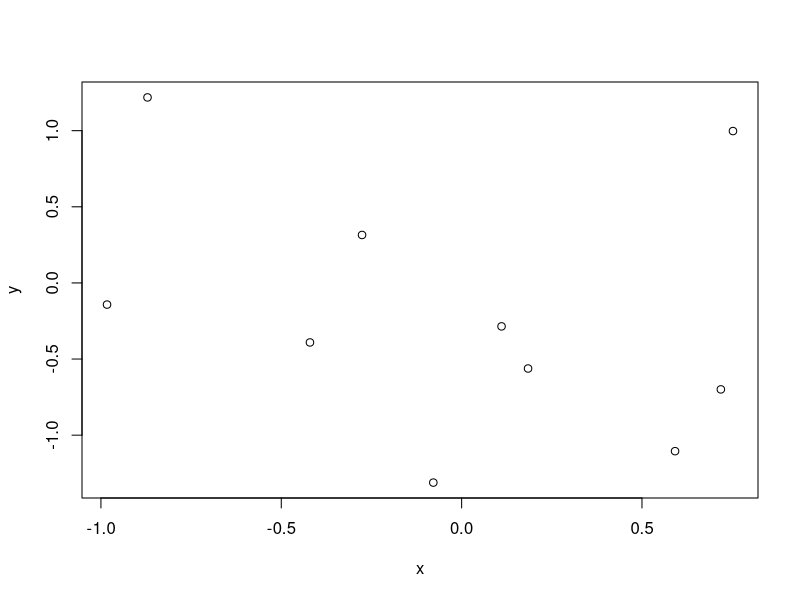
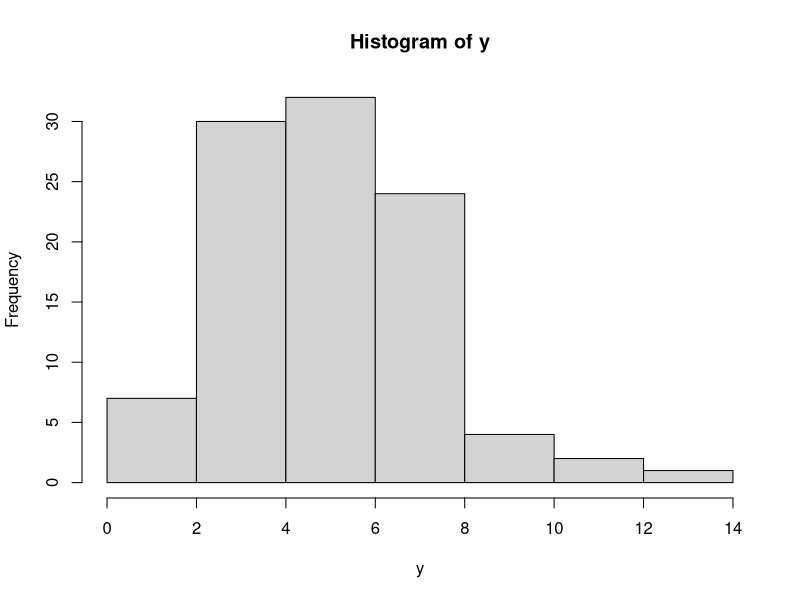
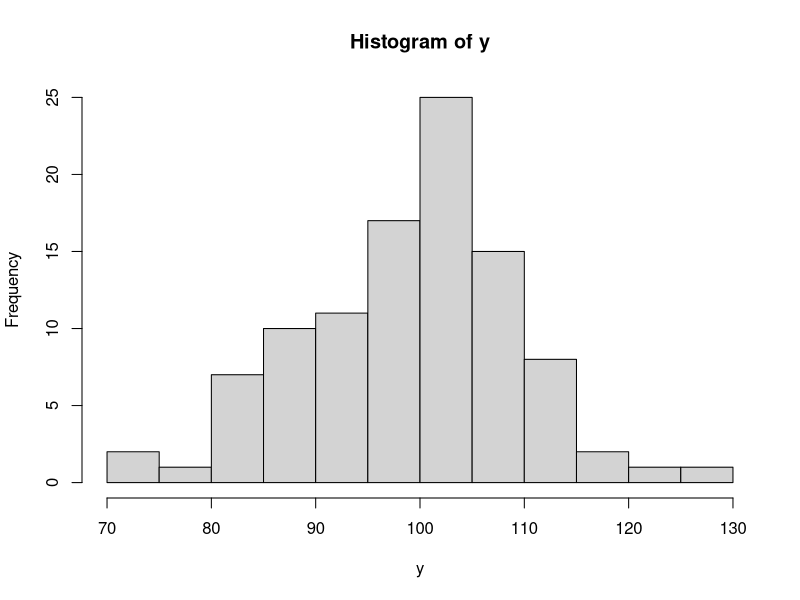
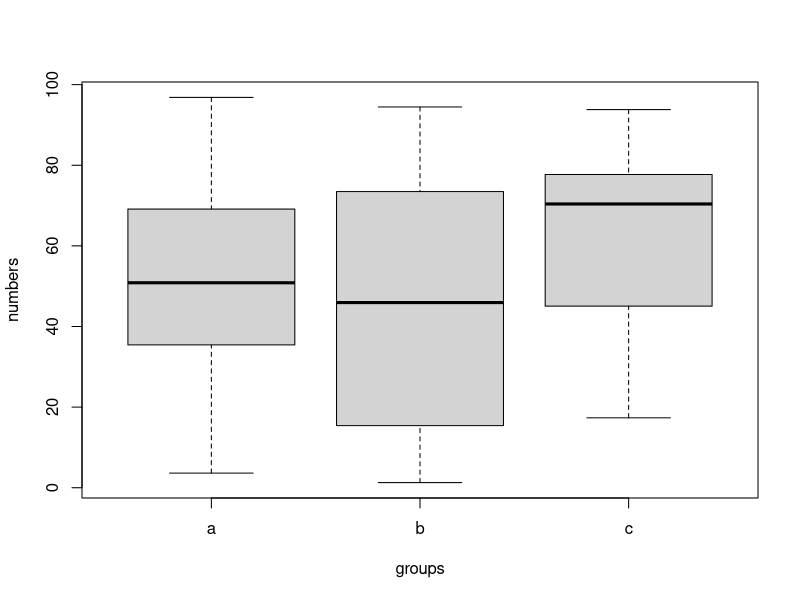
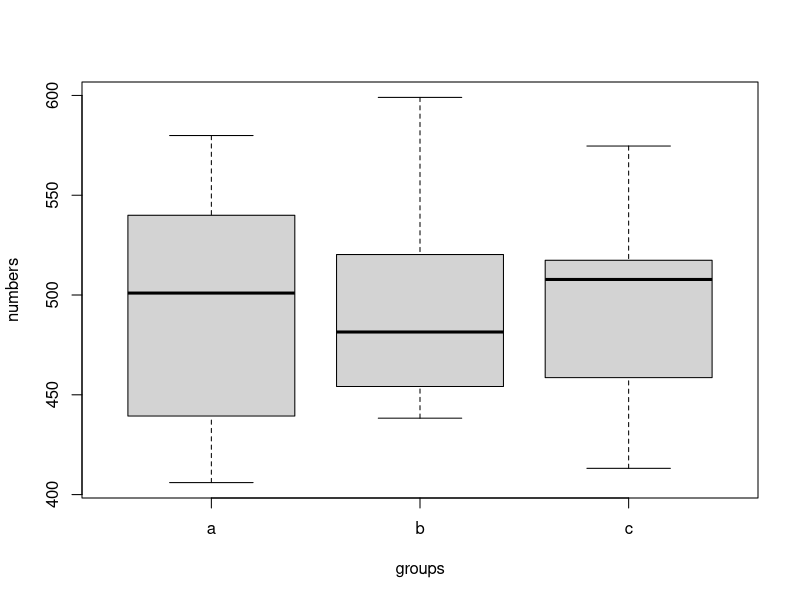
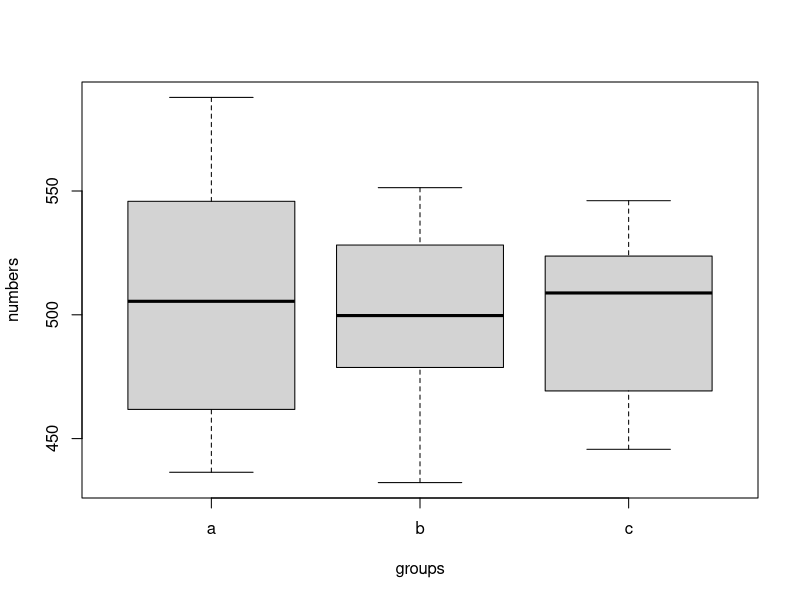
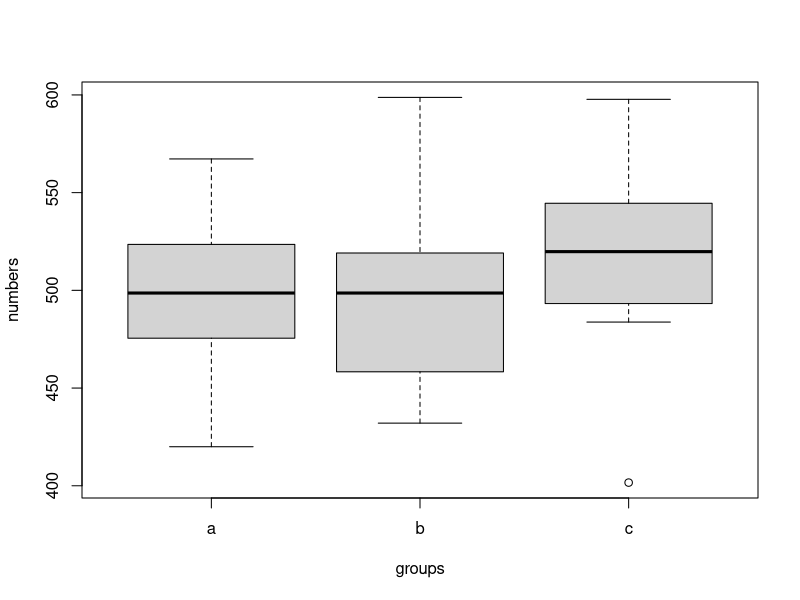
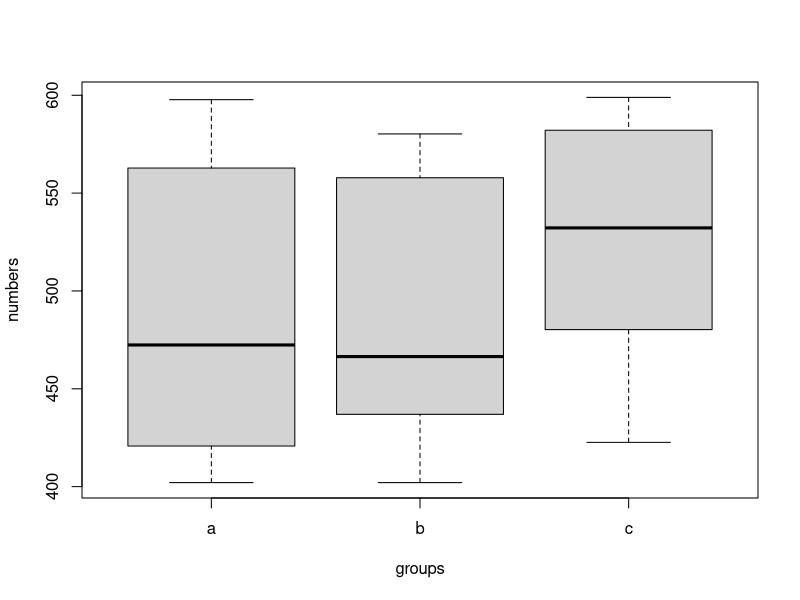

Write the R code that produced these figures, in order.
#========================================================================
#===============================INDEX====================================
#========================================================================

#1.) Working Directory and File Storage
#2.) Data Simulation
  #a.) numeric continuous - rnorm()
  #b.) numeric continuous - runif()
  #c.) numeric discrete - rpois()
  #d.) charecter - rep() and letter[]
  #e.) generating data sets
  #f.) repeatedly generate data sets - replicate()
#3.) Playing with t-tests
#4.) Playing with ANOVA


#============================WD and File Storage=========================

#get working directory
wd <- getwd()
wd

# folders for storing data outputs and figures
# store names of the folders in an object
output.folder.names <- c("figures", "data.output")
# and make the folders if they don't exist yet. 
for(i in 1:length(output.folder.names)) 
  if(file.exists(output.folder.names[i])== FALSE) 
    dir.create(output.folder.names[i])

#path to figures folder
path.figures <- paste(wd,"/",output.folder.names[1],"/", sep= "")

#path to data output folder
path.data.output <- paste(wd,"/",output.folder.names[2],"/", sep= "")


#===============================Data Simulation=============================

#--------------rnorm()-----------------

#numeric continous

#rnorm generates random numbers in a normal distribution
#rnorm(n, mean= x, sd= y)
#rnor(n) assumes a standard normal distribution (mu=0, SD=1)
rnorm(5)
rnorm(5, mean= 50, sd= 5)

#set.seed() for creating a reproducible, randomly generated vector
#example with 2 seeds
set.seed(16)
rnorm(5)

set.seed(7)
rnorm(5)

set.seed(16)
rnorm(5)

set.seed(7)
rnorm(5)

#pull numbers from 3 distribution with different means (and place in 1 vector)
rnorm(n= 10, mean= c(0, 5, 20), sd= 1)

#now vary the sd as well
rnorm(n= 10, mean= c(0, 5, 20), sd= c(1, 5, 20) )

#use rnorm() to run a test
#check for coorilations between two randomly generated vectors
#(run whole sequence several times, just for fun)
x= rnorm(n= 10, mean= 0, sd= 1)
y= rnorm(n= 10, mean= 0, sd= 1)
plot(y ~ x)
cor(y, x)


#--------------runif()-----------------

#numeric continous

#runif() generates possitive, continuous numbers within a range
#runif(n, min= x, max= y)
#runif(n) assumes min= 0 and max= 1
runif(5)
runif(5, min= 50, max= 70)

#use runif() to run a test
#response variable= y, explanitory variable= x1
y= rnorm(n= 100, mean= 0, sd= 1)
x1= runif(n= 100, min= 1, max= 2)
head(x1)

#create a second explanitory variable (x2)
x2= runif(n= 100, min= 200, max= 300)
head(x2)

#fit to linear model
lm(y ~ x1 + x2)
#note that the coefficent for x2, which has a larger magnitude, is smaller
#the change in y for a "1-unit-increase" in x is reletive to the units/
#magnitude of x


#--------------rpois()-----------------

#numeric discrete

#rpois() generates random discrete integers from a poisson distribution
#rpois(n, lambda) (where lambda is the mean and cannot be left blacnk)
rpois(5, lambda= 2.5)

#explore the poisson distribution
y= rpois(100, lambda= 5)
summary(y)
hist(y)
#note that it is right skewed (in this case), not normal
#note also that the skew will be different everytime I/anyone runs this

#more exploration
y= rpois(100, lambda= 100)
summary(y)
hist(y)
#note that this disttribution is more symentrical (normal)


#--------------rep() and letters[]-----------------

#charecter

#letters[x:y] (or LETTERS[x:y] for capittals)
#print groups or levels labled with the letters of the alphabet
letters[1:26]
LETTERS[3:17]
#note that if your range is larger than 26, you get NA's after 26

#repete each element of a vector n times with rep()
#when the second input is unspecified, it defaults to "times" (see below)
rep(1:10, 2)

#each= repeat each element n times in order of elements
rep(letters[1:2], each= 3)

#times= repeat the whole vector in order n times
rep(letters[1:2], times= 3)

#you can also use times to print each element a different (defined) n times
rep(letters[1:2], times= c(2, 4) )

#length.out= repeat each element (in order) until vector= length n
rep(letters[1:2], length.out= 5)

#combine each and times to print each element n times and then-
#repeat that vector n2 times
rep(letters[1:2], each= 2, times= 3)

#combine each and length.out to print each element n times and then-
#repete that pattern until a vector length of n2 is reached
rep(letters[1:2], each= 2, length.out= 7)


#--------------generating data sets-------------------------

#___________________________________________________________________________
###create a data frame with catagorical and numeric (continous) variables###
#in this data frame, there are no differences between groups (same mean and SD)
data.frame(group= rep(letters[1:2], each= 3),
           response= rnorm(6, mean= 0, sd= 1) )

#alternitive notation of the above (I switch to this as difficulty increases)
group <- rep(letters[1:2], each= 3)
response <- rnorm(6, mean= 0, sd= 1)
data.frame(group, response)

#add another catagorical variable to the dataset
#we will have a single observation for every pair of observations
#(the catagiries are "crossed")
data.frame(group= rep(letters[1:2], each= 3),
           factor= rep(LETTERS[3:5], times= 2),
           response= rnorm(6, mean= 0, sd= 1) )

#____________________________________________________________________________
###create a data frame with differnces between groups###
#(different mean and or SD)
response <- rnorm(6, mean= c(5, 10), sd= 1)
group <- rep(letters[1:2], length.out= 6)
data.frame(group, response)

#create a data frame with multiple numeric variables
data.frame(group <- rep(LETTERS[3:4], each= 10),
           x <- runif(20, min= 10, max= 15),
           y <- runif(20, min= 100, max= 150))
#wow, that is weird to look at in the consoul

#lets try to correct with = rather than <-
data.frame(group = rep(LETTERS[3:4], each= 10),
           x = runif(20, min= 10, max= 15),
           y = runif(20, min= 100, max= 150))


#-------------replicate()------------------------------

#repetedly generate data sets
#replicate(n, expr, simplify)
  #n= number of replications
  #expr= the expression to repeat
  #simplify= controls the type of output the resaults of expr are saved into
    #simplify= FALSE saves output into a list rather than an array
    #if you do not specify simplify, you will get a matrix

#simple example with list output (generate randon, normal values)
replicate(3, 
          expr= rnorm(5, mean= 0, sd= 1), 
          simplify= FALSE )

#simple example with matric output (generate randon, normal values)
replicate(3, expr= rnorm(5, mean= 0, sd= 1))
#I don't like this output

#example with list output (with a numeric and a catagorical variable)
simlist <- replicate(3, 
                    expr= data.frame(group = rep(letters[1:2], each = 3),
                                      response= rnorm(6, mean= 0, sd= 1) ),
                    simplify= FALSE)

simlist
str(simlist)

#here is the fist sim
simlist[[1]]


#============================Playing with t-tests=========================

#------------2 random samples with the same mean and variance-------------

#Create two random samples with the same means and- 
#variance
a <- rnorm(10)
b <- rnorm(10)

#null: a and b are from the same population/their means are not significantly-
#different
#alt: a and b are not from the same population/their means are significantly-
#different

t.test(a, b)
#t-score= -0.024
#df= 13.456
#p-value= 0.981

#with a p-value of 0.98, we fail to reject the null


#------------2 random samples with the same mean and variance-------------

#create two random samples with different means and-
#the same variance
c <- rnorm(10, 10)
d <- rnorm(10, 15)

#hypothisies are the same as above

t.test(c, d)
#t= -11.919
#df= 13.508
#p-value= 1.505e-08

#how close can I get before I get a lot of error?
#I would guess larger than a 1 point difference (while variance is 1)
c <- rnorm(10, 10)
d <- rnorm(10, 13)
t.test(c, d)

c <- rnorm(10, 10)
d <- rnorm(10, 12)
t.test(c, d)

c <- rnorm(10, 10)
d <- rnorm(10, 11)
t.test(c, d)
summary(t.test(c, d))
#Still recognizing a difference most times (run multiple times)

#test how many times out of 100 we get a significant resault
for (i in 1:100) {
  c <- rnorm(10, 10)
  d <- rnorm(10, 11)
  guiness <- t.test(c, d)
  print(guiness$p.value)
}
#I cannot for the life of me get R to give me

#trying again
p.guiness <- data.frame(NA)
for (i in 1:100) {
  c <- rnorm(10, 10)
  d <- rnorm(10, 11)
  guiness <- t.test(c, d)
  print(guiness$p.value)
  p.guiness[i, 1] <- guiness$p.value
}
#let the record reflect that this took me 2 hours
#I spent a long time trying to learn how to use if/else and append()

#check how many are significant
sig <- p.guiness <= 0.05
length(which(sig == TRUE))
#NOTE: this spits out the number of cases wher the p-value is equal to or-
#less than 0.05 (indicating significance)
#In other words, it tells you how many cases out of 100 it reads as significant

#double checking
length(which(sig == FALSE))

#so, it recognizes a significant difference in means about half of the time

#let's try with some different difference in means
p.guiness <- data.frame(NA)
for (i in 1:100) {
  c <- rnorm(10, 10)
  d <- rnorm(10, 10)
  guiness <- t.test(c, d)
  print(guiness$p.value)
  p.guiness[i, 1] <- guiness$p.value
}

sig <- p.guiness <= 0.05
length(which(sig == TRUE))
#reads a significant differnce about 5% of the time (as we would expect-
#with a default CI of 95%)

#lets change the CI a few times

#CI= 90%
p.guiness <- data.frame(NA)
for (i in 1:100) {
  c <- rnorm(10, 10)
  d <- rnorm(10, 10)
  guiness <- t.test(c, d, conf.level = 0.9 )
  print(guiness$p.value)
  p.guiness[i, 1] <- guiness$p.value
}

sig <- p.guiness <= 0.05
length(which(sig == TRUE))

#CI= 50%
p.guiness <- data.frame(NA)
for (i in 1:100) {
  c <- rnorm(10, 10)
  d <- rnorm(10, 10)
  guiness <- t.test(c, d, conf.level = 0.5 )
  print(guiness$p.value)
  p.guiness[i, 1] <- guiness$p.value
}

sig <- p.guiness <= 0.05
length(which(sig == TRUE))
#why is this not changing the read of TRUE?

#let's make a function for space efficency
rapid <- function(mean1, mean2, CI){
  p.guiness <- data.frame(NA)
  for (i in 1:100) {
    c <- rnorm(10, mean1)
    d <- rnorm(10, mean2)
    guiness <- t.test(c, d, conf.level = CI )
    p.guiness[i, 1] <- guiness$p.value
  }
  sig <- p.guiness <= 0.05
  print(length(which(sig == TRUE)))
}

#more testing
rapid(10, 10, 0.5)
#why is this not changing the read of TRUE?

#testing what changing the CI does
#change the CI repetedly to test)
set.seed(1)
c <- rnorm(10, 10)

set.seed(2)
d <- rnorm (10, 10)
t.test(c, d, conf.level = 0.001)
#Changing the CI does nothing to the p-value when the means are the same

#testing with different means
rapid(10, 12, 0.8)
#changing the CI seems to have no effect here either

#expand the above
set.seed(1)
c <- rnorm(10, 10)

set.seed(2)
d <- rnorm (10, 12)
t.test(c, d, conf.level = 0.1)

#lets look at the t-test formula to understand this (check online)
#CI's have nothing to do with the formula...
#I just realized that they only effect how you interpret your p-value
#I kind of knew that but now I fully understand how arbitrary it is

#lets make another fuction so we can play with SD
rapid.SD <- function(mean1, mean2, SD1, SD2){
  p.guiness <- data.frame(NA)
  for (i in 1:100) {
    c <- rnorm(10, mean1, SD1)
    d <- rnorm(10, mean2, SD2)
    guiness <- t.test(c, d)
    p.guiness[i, 1] <- guiness$p.value
  }
  sig <- p.guiness <= 0.05
  print(length(which(sig == TRUE)))
}

#lets play with SD
rapid.SD(10, 10, 1, 15)  #5 sigs
rapid.SD(10, 10, 1, 20)  #8 sigs
rapid.SD(10, 10, 1, 100)  #5 sigs
#very little effect

#what about when our means are unequal
rapid.SD(10, 12, 1, 15)  #8 sigs
rapid.SD(10, 12, 1, 20)  #11 sigs
rapid.SD(10, 12, 1, 100)  #5 sigs
#still very little effect
#upon looking at the formula again, I would expect SD to have a noticible- 
#effect on significance only when my sample size is very large

#lets test that theory
rapid.SD(100, 100, 1, 1)  #8 sigs
rapid.SD(100, 100, 1, 15)  #8 sigs
rapid.SD(100, 100, 1, 20)  #4 sigs
rapid.SD(100, 100, 1, 100)  #2 sigs
rapid.SD(100, 100, 1, 200)  #2 sigs
#This is still not having a very significant effect

#Upon looking at the formula again, I feel like sample size and means are the-
#only things that will have a large effect on how many sigificant resaults-
#this thing pumps out

#lets test that
#function that alows me to choose my sample sizes and means
rapid.n <- function(n1, n2, mean1, mean2){
  p.guiness <- data.frame(NA)
  for (i in 1:100) {
    c <- rnorm(n1, mean1)
    d <- rnorm(n2, mean2)
    guiness <- t.test(c, d)
    p.guiness[i, 1] <- guiness$p.value
  }
  sig <- p.guiness <= 0.05
  print(length(which(sig == TRUE)))
}

#comense experimentation
rapid.n(10, 10, 10, 10) #10 sig
rapid.n(100, 100, 10, 10) #1 sig
#these are false possitives

rapid.n(10, 10, 10, 11) #61 sig
rapid.n(100, 100, 10, 11) #100 sig

rapid.n(10, 10, 10, 12) #99 sig
rapid.n(100, 100, 10, 12) #100 sig

rapid.n(10, 10, 10, 10.1) #9 sig
rapid.n(100, 100, 10, 10.1) #11 sig

rapid.n(10, 10, 10, 10.2) #9 sig
rapid.n(100, 100, 10, 10.2) #28 sig

rapid.n(10, 10, 10, 10.3) #12 sig
rapid.n(100, 100, 10, 10.3) #57 sig

rapid.n(10, 10, 10, 10.4) #14 sig
rapid.n(100, 100, 10, 10.4) #74 sig

rapid.n(10, 10, 10, 10.5) #26 sig
rapid.n(100, 100, 10, 10.5) #92 sig

#well that is pretty cool
#This shows that t-tests can detect smaller effect sizes with confidencewhen n-
#is larger


#============================Playing with ANOVA=========================

#------------------Try out one way ANOVA--------------------------------------

#create a data frame with groups a, b, and c where half of the values for each-
#fall between 1 and 50, and half fall within 50 and 100
groups <- rep(letters[1:3], length= 10)
e<- runif(15, 1, 50)
f<- runif(15, 50, 100)

#null: groups do not have the same mean
#alt: groups have the same mean


aov <- data.frame(groups, c(e, f))
names(aov)[2]<-paste("numbers")
levels(aov$groups)

#visualize data
boxplot(numbers ~ groups, data = aov)

#compute an ANOVA
res.aov <- aov(numbers ~ groups, data = aov)
summary(res.aov)

#let's make a function thats stips out a count of how many resaults out of 100-
#trials have a significant p-value
rapid.aov <- function(min1, max1, min2, max2){
  p.aov <- data.frame(matrix(NA, ncol=1, nrow=30))
  names(p.aov)[1]<-paste("f-value")
  groups <- rep(letters[1:3], length= 10)
  for (i in 1:100) {
    e<- runif(15, min1, max1)
    f<- runif(15, min2, max2)
    aov <- data.frame(groups, c(e, f))
    names(aov)[2]<-paste("numbers")
    res.aov <- aov(numbers ~ groups, data = aov)
    p.aov[i, 1:2] <- summary(res.aov)[[1]][["Pr(>F)"]]
  }
  sig <- p.aov <= 0.05
  print(length(which(sig == TRUE)))
}

#how many sigs will I get in a one-way ANOVA where half of the values for each-
#falls between 1 and 50, and half fall within 50 and 100?
rapid.aov(1, 50, 50, 100) #7 sigs

#lets play with range size
rapid.aov(1, 500, 1, 500) #7 sigs
rapid.aov(1, 50, 1, 50) #6 sigs
rapid.aov(1, 10, 1, 10) #3 sigs
rapid.aov(1, 5, 1, 5) #3 sigs
#when range1 (min1-max1) and range 2 (min2-max2) are the same, it reads-
#significance a mean of about 5 time out of 100 trials (what we would expect-
#with a 95% CI)

#lets play with different ranges
rapid.aov(1, 5, 5, 10) #0 sigs
rapid.aov(1, 5, 10, 15) #0 sigs
rapid.aov(1, 10, 1, 20) #1 sigs
rapid.aov(1, 10, 15, 35) #0 sigs
rapid.aov(400, 500, 500, 600) #0 sigs
#this is reading as no significant differnce... lets look at the data-
#tto figure out why
rapid.aov.box <- function(min1, max1, min2, max2){
  p.aov <- data.frame(matrix(NA, ncol=2, nrow=30))
  names(p.aov)[1]<-paste("p-value")
  groups <- rep(letters[1:3], length= 10)
  for (i in 1:100) {
    e<- runif(15, min1, max1)
    f<- runif(15, min2, max2)
    aov <- data.frame(groups, c(e, f))
    names(aov)[2]<-paste("numbers")
    res.aov <- aov(numbers ~ groups, data = aov)
    p.aov[i, 1:2] <- summary(res.aov)[[1]][["Pr(>F)"]]
    #add boxplot
    boxplot(numbers ~ groups, data = aov)
  }
  sig <- p.aov <= 0.05
  print(length(which(sig == TRUE)))
}
rapid.aov.box(400, 500, 500, 600) #5 sigs
#this is not having an effect because the numbers being pulled from each range-
#are being spread to each group evenly

#lest change that
rapid.aov.r <- function(min1, max1, min2, max2, min3, max3){
  p.aov <- data.frame(matrix(NA, ncol=2, nrow=100))
  names(p.aov)[1]<-paste("p-value")
  #now the letters print one at a time, 10 times
  groups <- rep(letters[1:3], each= 10)
  for (i in 1:100) {
    #add a third range so that I can control the range assigned to each group
    e<- runif(10, min1, max1)
    f<- runif(10, min2, max2)
    g<- runif(10, min3, max3)
    aov <- data.frame(groups, c(e, f, g))
    names(aov)[2]<-paste("numbers")
    res.aov <- aov(numbers ~ groups, data = aov)
    p.aov[i, 1:2] <- summary(res.aov)[[1]][["Pr(>F)"]]
  }
  sig <- p.aov <= 0.05
  print(length(which(sig == TRUE)))
}

#If I give it differnt ranges, I should get many sig counts
#let's try it
rapid.aov.r(1, 10, 20, 30, 40, 50) #100 sigs

#How close can I get before it starts making errors?
rapid.aov.r(1, 10, 10, 20, 20, 30) #100 sigs
rapid.aov.r(1, 10, 9, 19, 18, 28) #100 sigs
rapid.aov.r(1, 10, 5, 15, 10, 20) #100 sigs
#the medians here ^ are 5, 10, and 15

rapid.aov.r(1, 10, 2, 11, 3, 12) #28 sigs
#the medians here ^ are 5, 6, and 7

rapid.aov.r(1, 10, 3, 12, 5, 14) #87 sigs
#the medians here ^ are 5, 7, and 9

rapid.aov.r(1, 10, 2.5, 11.5, 4, 13) #46 sigs
#the medians here ^ are 5, 6.5, and 8

#so this can detect an effect size/difference of means of about 2 with-
#reasonible accuracy when n=100


#------------------Try out two way ANOVA--------------------------------------

#make a fake data set that is compaible with two way ANOVA
dose <- rep(rep(c(1, 2, 3), each= 10), length= 90)
condition <- rep(c("no sick", "sick", "extra sick"), each= 30)
#lets do n= 10 per condition and dose 
change.in.level.of.sick <- rnorm(90, 0, 2)
sick.test <- data.frame(condition, dose, change.in.level.of.sick)

#visualize data
boxplot(change.in.level.of.sick ~ dose, data = sick.test)
boxplot(change.in.level.of.sick ~ condition, data = sick.test)

#visualize both level groups at one
cols <- rainbow(3, s = 0.5)
boxplot(change.in.level.of.sick ~ dose + condition, data = sick.test,
        at = c(1:3, 5:7, 9:11), col = cols,
        names = c(NA, "No Sick", NA, NA, "Sick", NA, NA, "Exrta sick", NA), 
        xaxs = FALSE,
        las=1,
        main= "Effects of Dose by Initial Level of Sick",
        ylab= "Change in Level of Sick",
        xlab= "Inittial level of Sick")
legend("topleft", fill = cols, legend = c(1,2,3), horiz = T)
#As we might expect given that I used random number generation, there doesn't-
#look like there is a lot of significant differences going on here

#compute an ANOVA
res.aov <- aov(change.in.level.of.sick ~ dose + condition, data = sick.test)
summary(res.aov)

#how to get two p values out
p.aov.2 <- data.frame(matrix(NA, ncol=3, nrow=100))
p.aov.2[i, 1:3] <- summary(res.aov)[[1]][["Pr(>F)"]]

#lets make a function
rapid.2.aov.r <- function(mean, variance){
  p.aov.2 <- data.frame(matrix(NA, ncol=3, nrow=100))
  names(p.aov.2)[1]<-paste("p-value dose")
  names(p.aov.2)[2]<-paste("p-value condition")
  dose <- rep(rep(c(1, 2, 3), each= 10), length= 90)
  condition <- rep(c("no sick", "sick", "extra sick"), each= 30)
  for (i in 1:100) {
    change.in.level.of.sick <- rnorm(90, mean, variance)
    aov <- data.frame(change.in.level.of.sick, condition, dose)
    res.aov <- aov(change.in.level.of.sick ~ dose + condition, data = sick.test)
    p.aov.2[i, 1:3] <- summary(res.aov)[[1]][["Pr(>F)"]]
  }
  sig <- p.aov.2[, 1] <= 0.05
  sig2 <- p.aov.2[, 2] <= 0.05
  print(length(which(sig == TRUE)))
  print(length(which(sig2 == TRUE)))
}

rapid.2.aov.r(10, 1) #0, 0 sigs
rapid.2.aov.r(100, 1) #0, 0 sigs
rapid.2.aov.r(1000, 1) #0, 0 sigs
#... I think I need to split up the change.in.level.of.sick variable so that-
#I can have differnt means (etc) for each initial level of sickness

#let's try that
rapid.2.aov <- function(m1, m2, m3, v1, v2, v3){
  p.aov.2 <- data.frame(matrix(NA, ncol=3, nrow=100))
  names(p.aov.2)[1]<-paste("p-value dose")
  names(p.aov.2)[2]<-paste("p-value condition")
  dose <- rep(rep(c(1, 2, 3), each= 10), length= 90)
  condition <- rep(c("no sick", "sick", "extra sick"), each= 30)
  for (i in 1:100) {
    change.in.level.of.sick[1:30] <- rnorm(30, m1, v1)
    change.in.level.of.sick[31:60] <- rnorm(30, m2, v2)
    change.in.level.of.sick[61:90] <- rnorm(30, m3, v3)
    aov <- data.frame(change.in.level.of.sick, condition, dose)
    res.aov <- aov(change.in.level.of.sick ~ dose + condition, data = sick.test)
    p.aov.2[i, 1:3] <- summary(res.aov)[[1]][["Pr(>F)"]]
  }
  sig <- p.aov.2[, 1] <= 0.05
  sig2 <- p.aov.2[, 2] <= 0.05
  print(length(which(sig == TRUE)))
  print(length(which(sig2 == TRUE)))
}

rapid.2.aov(1, 10, 20, 2, 2, 2) #0, 0 sigs
rapid.2.aov(1, 10, 20, 2, 2, 2) #0, 0 sigs
rapid.2.aov(1, 10, 20, 10, 10, 10) #0, 0 sigs

#I do not know what's happening so lets through a boxplot into my function
rapid.2.aov.b <- function(m1, m2, m3, v1, v2, v3){
  p.aov.2 <- data.frame(matrix(NA, ncol=3, nrow=100))
  names(p.aov.2)[1]<-paste("p-value dose")
  names(p.aov.2)[2]<-paste("p-value condition")
  dose <- rep(rep(c(1, 2, 3), each= 10), length= 90)
  condition <- rep(c("no sick", "sick", "extra sick"), each= 30)
  for (i in 1:100) {
    change.in.level.of.sick[1:30] <- rnorm(30, m1, v1)
    change.in.level.of.sick[31:60] <- rnorm(30, m2, v2)
    change.in.level.of.sick[61:90] <- rnorm(30, m3, v3)
    aov <- data.frame(change.in.level.of.sick, condition, dose)
    res.aov <- aov(change.in.level.of.sick ~ dose + condition, data = sick.test)
    p.aov.2[i, 1:3] <- summary(res.aov)[[1]][["Pr(>F)"]]
    cols <- rainbow(3, s = 0.5)
    boxplot(change.in.level.of.sick ~ dose + condition, data = sick.test,
            at = c(1:3, 5:7, 9:11), col = cols,
            names = c(NA, "No Sick", NA, NA, "Sick", NA, NA, "Exrta sick", NA), 
            xaxs = FALSE,
            las=1,
            main= "Effects of Dose by Initial Level of Sick",
            ylab= "Change in Level of Sick",
            xlab= "Inittial level of Sick")
    legend("topleft", fill = cols, legend = c(1,2,3), horiz = T)
  }
  sig <- p.aov.2[, 1] <= 0.05
  sig2 <- p.aov.2[, 2] <= 0.05
  print(length(which(sig == TRUE)))
  print(length(which(sig2 == TRUE)))
  cols <- rainbow(3, s = 0.5)
}

#testing
rapid.2.aov.b(10, 20, 30, 2, 2, 2)
#If you flip through the box plot, you will see that they are all the same

#First function boxplot test
rapid.2.aov.r <- function(mean, variance){
  p.aov.2 <- data.frame(matrix(NA, ncol=3, nrow=100))
  names(p.aov.2)[1]<-paste("p-value dose")
  names(p.aov.2)[2]<-paste("p-value condition")
  dose <- rep(rep(c(1, 2, 3), each= 10), length= 90)
  condition <- rep(c("no sick", "sick", "extra sick"), each= 30)
  for (i in 1:100) {
    change.in.level.of.sick <- rnorm(90, mean, variance)
    aov <- data.frame(change.in.level.of.sick, condition, dose)
    res.aov <- aov(change.in.level.of.sick ~ dose + condition, data = sick.test)
    p.aov.2[i, 1:3] <- summary(res.aov)[[1]][["Pr(>F)"]]
    boxplot(change.in.level.of.sick ~ dose + condition, data = sick.test,
            at = c(1:3, 5:7, 9:11), col = cols,
            names = c(NA, "No Sick", NA, NA, "Sick", NA, NA, "Exrta sick", NA), 
            xaxs = FALSE,
            las=1,
            main= "Effects of Dose by Initial Level of Sick",
            ylab= "Change in Level of Sick",
            xlab= "Inittial level of Sick")
    legend("topleft", fill = cols, legend = c(1,2,3), horiz = T)
  }
  sig <- p.aov.2[, 1] <= 0.05
  sig2 <- p.aov.2[, 2] <= 0.05
  print(length(which(sig == TRUE)))
  print(length(which(sig2 == TRUE)))
}

rapid.2.aov.r(10, 2)
#hmm... It is also printing the same box plots

#Print rnorm to see if problem is there
#prin p-value to see if problem is there
rapid.2.aov.r.testing <- function(mean, variance){
  p.aov.2 <- data.frame(matrix(NA, ncol=3, nrow=100))
  names(p.aov.2)[1]<-paste("p-value dose")
  names(p.aov.2)[2]<-paste("p-value condition")
  dose <- rep(rep(c(1, 2, 3), each= 10), length= 90)
  condition <- rep(c("no sick", "sick", "extra sick"), each= 30)
  for (i in 1:100) {
    change.in.level.of.sick <- rnorm(90, mean, variance)
    print(head(change.in.level.of.sick))
    aov <- data.frame(change.in.level.of.sick, condition, dose)
    res.aov <- aov(change.in.level.of.sick ~ dose + condition, data = sick.test)
    p.aov.2[i, 1:3] <- summary(res.aov)[[1]][["Pr(>F)"]]
    print( p.aov.2[i, 1:3])
  }
}

rapid.2.aov.r.testing(10, 5)
#problem is with p-value
#why, then, am I getting the same box plot

#let's test the boxplos again
rapid.2.aov.r.testing.2 <- function(mean, variance){
  p.aov.2 <- data.frame(matrix(NA, ncol=3, nrow=100))
  names(p.aov.2)[1]<-paste("p-value dose")
  names(p.aov.2)[2]<-paste("p-value condition")
  dose <- rep(rep(c(1, 2, 3), each= 10), length= 90)
  condition <- rep(c("no sick", "sick", "extra sick"), each= 30)
  for (i in 1:100) {
    change.in.level.of.sick <- rnorm(90, mean, variance)
    print(head(change.in.level.of.sick))
    boxplot(change.in.level.of.sick ~ dose + condition, data = sick.test,
            at = c(1:3, 5:7, 9:11), col = cols,
            names = c(NA, "No Sick", NA, NA, "Sick", NA, NA, "Exrta sick", NA), 
            xaxs = FALSE,
            las=1,
            main= "Effects of Dose by Initial Level of Sick",
            ylab= "Change in Level of Sick",
            xlab= "Inittial level of Sick")
    legend("topleft", fill = cols, legend = c(1,2,3), horiz = T)
    aov <- data.frame(change.in.level.of.sick, condition, dose)
    res.aov <- aov(change.in.level.of.sick ~ dose + condition, data = sick.test)
    p.aov.2[i, 1:3] <- summary(res.aov)[[1]][["Pr(>F)"]]
    print( p.aov.2[i, 1:3])
  }
}

#Testing
rapid.2.aov.r.testing.2(10, 5)
#So, even though I have different numbers, it is giving me the exact same-
#box plots




